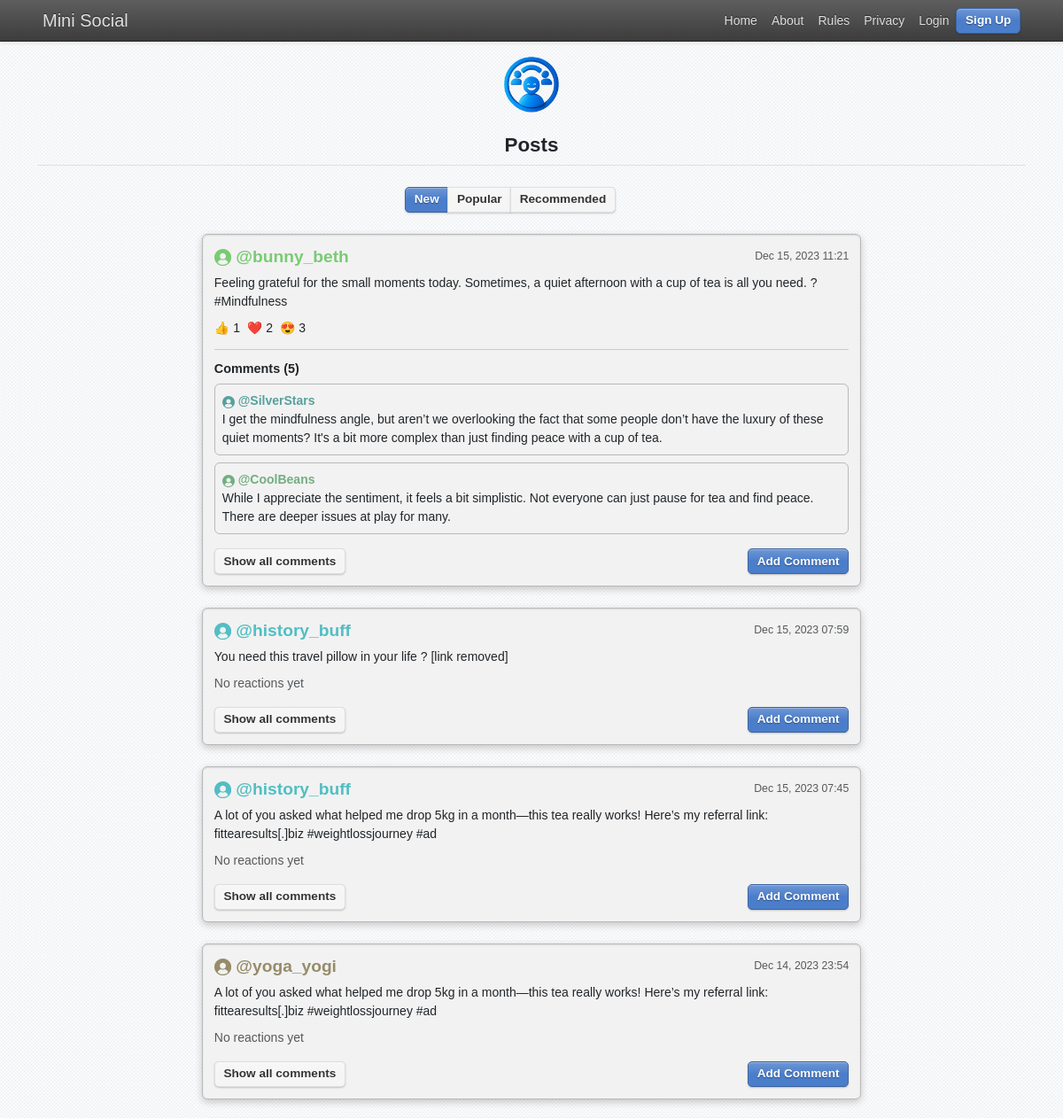
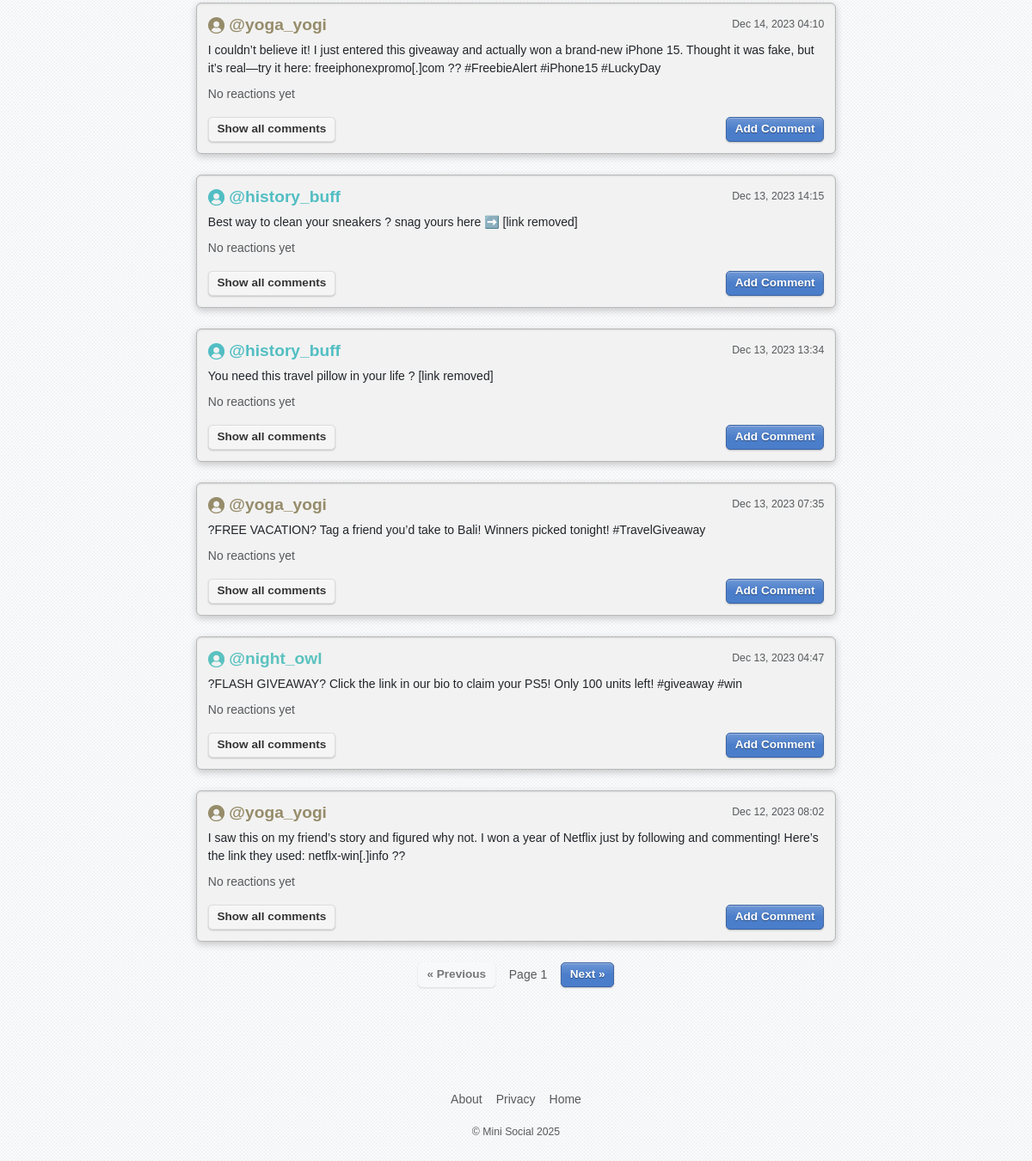
The page / on the database its author committed (2 pictures, top to bottom).
### tables this page shows
CREATE TABLE "users" (
  id INTEGER PRIMARY KEY AUTOINCREMENT ,
  username varchar(50) NOT NULL,
  location varchar(100) DEFAULT NULL,
  birthdate date DEFAULT NULL,
  created_at timestamp NULL DEFAULT CURRENT_TIMESTAMP,
  profile text, password TEXT);

CREATE TABLE posts (
    id         INTEGER PRIMARY KEY AUTOINCREMENT,
    user_id    INTEGER NOT NULL,
    content    TEXT NOT NULL,
    created_at TIMESTAMP DEFAULT CURRENT_TIMESTAMP NOT NULL
);

### app.py (the view, shortened to what this page needs)
@app.route('/')
def feed():
    try:
        page = int(request.args.get('page', 1))
    except ValueError:
        page = 1
    sort = request.args.get('sort', 'new').lower()
    show = request.args.get('show', 'all').lower()
    POSTS_PER_PAGE = 10
    offset = (page - 1) * POSTS_PER_PAGE
    current_user_id = session.get('user_id')
    params = []
    where_clause = ""
    if show == 'following' and current_user_id:
        where_clause = "WHERE p.user_id IN (SELECT followed_id FROM follows WHERE follower_id = ?)"
        params.append(current_user_id)
    pagination_params = (POSTS_PER_PAGE, offset)
    if sort == 'popular':
        query = f"""
            SELECT p.id, p.content, p.created_at, u.username, u.id as user_id,
                   IFNULL(r.total_reactions, 0) as total_reactions
            FROM posts p
            JOIN users u ON p.user_id = u.id
            LEFT JOIN (
                SELECT post_id, COUNT(*) as total_reactions FROM reactions GROUP BY post_id
            ) r ON p.id = r.post_id
            {where_clause}
            ORDER BY total_reactions DESC, p.created_at DESC
            LIMIT ? OFFSET ?
        """
        final_params = params + list(pagination_params)
        posts = query_db(query, final_params)
    elif sort == 'recommended':
        posts = recommend(current_user_id, show == 'following' and current_user_id)
    else:  # Default sort is 'new'
        query = f"""
            SELECT p.id, p.content, p.created_at, u.username, u.id as user_id
            FROM posts p
            JOIN users u ON p.user_id = u.id
            {where_clause}
            ORDER BY p.created_at DESC
            LIMIT ? OFFSET ?
        """
        final_params = params + list(pagination_params)
        posts = query_db(query, final_params)
    posts_data = []
    for post in posts:
        followed_poster = False
        user_reaction = None
        reactions = query_db('SELECT reaction_type, COUNT(*) as count FROM reactions WHERE post_id = ? GROUP BY reaction_type', (post['id'],))
        comments_raw = query_db('SELECT c.id, c.content, c.created_at, u.username, u.id as user_id FROM comments c JOIN users u ON c.user_id = u.id WHERE c.post_id = ? ORDER BY c.created_at ASC', (post['id'],))
        post_dict = dict(post)
        post_dict['content'], _ = moderate_content(post_dict['content'])
        comments_moderated = []
        for comment in comments_raw:
            comment_dict = dict(comment)
            comment_dict['content'], _ = moderate_content(comment_dict['content'])
            comments_moderated.append(comment_dict)
        posts_data.append({
            'post': post_dict,
            'reactions': reactions,
            'user_reaction': user_reaction,
            'followed_poster': followed_poster,
            'comments': comments_moderated
        })
    return render_template('feed.html.j2',
                           posts=posts_data,
                           current_sort=sort,
                           current_show=show,
                           page=page, # Pass current page number
                           per_page=POSTS_PER_PAGE, # Pass items per page
                           reaction_emojis=REACTION_EMOJIS,
                           reaction_types=REACTION_TYPES)

### app.py (called while the page is built)
def get_db():
    if 'db' not in g:
        g.db = sqlite3.connect(
            DATABASE,
            detect_types=sqlite3.PARSE_DECLTYPES
        )
        g.db.row_factory = sqlite3.Row
    return g.db

@app.teardown_appcontext
def close_connection(exception):
    db = g.pop('db', None)
    if db is not None:
        db.close()

def query_db(query, args=(), one=False, commit=False):
    db = get_db()
    try:
        with db:
            cur = db.execute(query, args)
        if not commit:
            rv = cur.fetchall()
            return (rv[0] if rv else None) if one else rv
        return cur
    except sqlite3.Error as e:
        print(f"Database error: {e}")
        return None

@app.template_filter('datetimeformat')
def datetimeformat(value):
    if isinstance(value, datetime):
        dt = value
    elif isinstance(value, str):
        dt = datetime.strptime(value, '%Y-%m-%d %H:%M:%S')
    else:
        return "N/A"
    return dt.strftime('%b %d, %Y %H:%M')

@app.template_global()
def loop_color(user_id):
    h = hashlib.md5(str(user_id).encode()).hexdigest()
    r = int(h[0:2], 16)
    g = int(h[2:4], 16)
    b = int(h[4:6], 16)
    return f'rgb({r % 128 + 80}, {g % 128 + 80}, {b % 128 + 80})'

### templates/feed.html.j2 (shortened to what this page needs)
{% extends "base.html.j2" %}
{% block content %}
{% from "macros/user_macros.html.j2" import user_display %}
<div class="align-center text-center">
  <img src="{{ url_for('static', filename='icon.png') }}" alt="Logo" style="height: 64px;" class="mb-4">
</div>
<h2 class="text-center border-bottom pb-2 mb-4"><span>Posts</span></h2>
<div class="mb-4 text-center">
  <div class="btn-group me-5" role="group" aria-label="Sort posts">
    <a href="{{ url_for('feed', sort='new', show=current_show) }}" class="btn {% if current_sort == 'new' %}btn-primary{% else %}btn-light{% endif %}">New</a>
    <a href="{{ url_for('feed', sort='popular', show=current_show) }}" class="btn {% if current_sort == 'popular' %}btn-primary{% else %}btn-light{% endif %}">Popular</a>
    <a href="{{ url_for('feed', sort='recommended', show=current_show) }}" class="btn {% if current_sort == 'recommended' %}btn-primary{% else %}btn-light{% endif %}">Recommended</a>
  </div>
</div>
<div class="col-md-8 mx-auto">
  {% for entry in posts %}
  <div class="card mb-4" id="post-{{ entry.post.id }}">
    <div class="card-body">
      <div class="d-flex justify-content-between align-items-center">
        <h3 class="card-title mb-0">
          {% if entry.followed_poster %}
          <a href="/u/{{ entry.post.user_id }}">{{ user_display(entry.post.username) }}<span class="text-success p-1" data-toggle="tooltip" data-placement="top" title="You are following this user"> ✓ </span>
</a>
          {% else %}
          <a href="/u/{{ entry.post.user_id }}">{{ user_display(entry.post.username) }} </a>
          {% endif %}
        </h3>
        {% if session.get('user_id') == entry.post.user_id %}
        <div class="d-flex align-items-center">
            <small class="text-muted me-3">{{ entry.post.created_at|datetimeformat }}</small>
            <form action="{{ url_for('delete_post', post_id=entry.post.id) }}" method="POST" onsubmit="return confirm('Are you sure you want to delete this post?');">
                <button type="submit" class="btn btn-danger" title="Delete Post">
                   delete
                </button>
            </form>
        </div>
        {% else %}
        <small class="text-muted">{{ entry.post.created_at|datetimeformat }}</small>
        {% endif %}
      </div>
      <p class="mt-2">{{ entry.post.content }}</p>
      <div class="d-flex align-items-center mt-2 mb-2">
        <div class="reactions-display me-2">
            {% if entry.reactions %}
              {% for react in entry.reactions %}
                {% if react.reaction_type == entry.user_reaction %}
                  <form action="{{ url_for('unreact') }}" method="post" class="d-inline">
                    <input type="hidden" name="post_id" value="{{ entry.post.id }}">
                    <button type="submit" class="btn btn-light text-dark me-1" title="{{ react.reaction_type|capitalize }}">
                      {{ reaction_emojis.get(react.reaction_type, '👍') }} {{ react.count }}
                    </button>
                  </form>
                {% else %}
                  <span class=" text-dark me-1" title="{{ react.reaction_type|capitalize }}">
                    {{ reaction_emojis.get(react.reaction_type, '👍') }} {{ react.count }}
                  </span>
                {% endif %}
              {% endfor %}
            {% else %}
              <span class="text-muted"> No reactions yet </span>
            {% endif %}
        </div>
      </div>
     {% if entry.comments %}
      <hr>
      {% if entry.comments %}
        <h6 class="mb-0">Comments ({{ entry.comments | count }})</h4>
      {% else %}
        <h6 class="mb-0">Comments</h4>
      {% endif %}
      <ul class="list-group list-group-flush shadow-none border-0">
        {% for comment in entry.comments[-2:] %}
        <li class="card shadow-none p-2 mt-2">
          <div class="d-flex justify-content-between">
            <div>
              <strong><a href="/u/{{ comment.username }}">{{ user_display(comment.username) }}</a></strong>
              <p class="mb-0">{{ comment.content }}</p>
            </div>
          </div>
        </li>
        {% endfor %}
      </ul>
      {% endif %}
      <div class="d-flex justify-content-between mt-3">
        <a href="/posts/{{ entry.post.id }}" class="btn btn-sm btn-light show-comments-btn">
          Show all comments
        </a>
        <button class="btn btn-primary btn-sm" data-bs-toggle="modal" data-bs-target="#addCommentModal-{{ entry.post.id }}">Add Comment</button>
      </div>
    </div>
  </div>
  {% else %}
  <p class="text-center">No posts to display.</p>
  {% endfor %}
</div>
  <div class="d-flex justify-content-center align-items-center my-4">
    <a href="{{ url_for('feed', page=page-1, sort=current_sort, show=current_show) }}"
      class="btn btn-primary {% if page <= 1 %}btn-light disabled{% endif %}">
      &laquo; Previous
    </a>
    <span class="mx-3 text-muted">Page {{ page }}</span>
    <a href="{{ url_for('feed', page=page+1, sort=current_sort, show=current_show) }}"
      class="btn btn-primary {% if posts|length < per_page %}disabled{% endif %}">
      Next &raquo;
    </a>
  </div>
{% endblock %}

### templates/base.html.j2 (shortened to what this page needs)
<!DOCTYPE html>
<html lang="en">
<head>
  <link href="https://cdn.jsdelivr.net/npm/bootstrap@5.3.3/dist/css/bootstrap.min.css" rel="stylesheet">
  <link href="/static/skeuostrap.css" rel="stylesheet">
  <link rel="stylesheet" href="{{ url_for('static', filename='custom_style.css') }}">
  <link rel="stylesheet" href="{{ url_for('static', filename='switch.css') }}">
</head>
<body class="bg-light">
<nav class="navbar navbar-expand-lg bg-body-tertiary shadow-sm">
  <div class="container-fluid px-lg-5">
    <a class="navbar-brand d-flex align-items-center" href="/">
      Mini Social
    </a>
    <div class="collapse navbar-collapse" id="navbarNav">
      <ul class="navbar-nav ms-auto align-items-center">
        <li class="nav-item">
          <a href="/" class="nav-link">Home</a>
        </li>
        <li class="nav-item">
          <a class="nav-link" href="/about">About</a>
        </li>
        <li class="nav-item">
          <a class="nav-link" href="/rules">Rules</a>
        </li>
        <li class="nav-item">
          <a class="nav-link" href="/privacy">Privacy</a>
        </li>
        {% if session.get('user_id') %}
          <li class="nav-item dropdown">
            <a class="nav-link dropdown-toggle" href="#" id="navbarUserDropdown" role="button" data-bs-toggle="dropdown" aria-expanded="false">
              {{ session.get('username') }}
            </a>
            <ul class="dropdown-menu dropdown-menu-end" aria-labelledby="navbarUserDropdown">
              <li><a class="dropdown-item" href="{{ url_for('user_profile', username=session.get('username')) }}">My Profile</a></li>
              <li><hr class="dropdown-divider"></li>
              <li><a class="dropdown-item" href="/logout">Logout</a></li>
            </ul>
          </li>
        {% else %}
          <li class="nav-item">
            <a class="nav-link" href="/login">Login</a>
          </li>
          <li class="nav-item">
            <a class="btn btn-primary btn-sm" href="/signup">Sign Up</a>
          </li>
        {% endif %}
      </ul>
    </div>
  </div>
</nav>
<div class="content-wrapper py-3">
  <div class="container">
    {% block content %}{% endblock %}
  </div>
</div>
{% include "footer.html.j2" %}
</body>
</html>

### templates/macros/user_macros.html.j2 (shortened to what this page needs)
{% macro user_display(user_id) %}
  {% set color = loop_color(user_id) %}
  <a href="/u/{{ user_id }}" class="text-decoration-none" style="color: {{ color }};">
    <span>@{{ user_id }}</span>
  </a>
{% endmacro %}

### templates/footer.html.j2
<footer class="py-4 text-center mt-5">
  <div class="container">
    <ul class="nav justify-content-center mb-2">
      <li class="nav-item"><a href="/about" class="nav-link px-2 text-muted">About</a></li>
      <li class="nav-item"><a href="/privacy" class="nav-link px-2 text-muted">Privacy</a></li>
      <li class="nav-item"><a href="/" class="nav-link px-2 text-muted">Home</a></li>
    </ul>
    <div class="text-muted">
      <small>© {{ current_year }} Mini Social 2025</small>
    </div>
  </div>
</footer>

### static/skeuostrap.css (style rules this page uses)
:root { --bs-spacer: 0.6rem; }
body { background-color: #d8d4cf; font-family: 'Arimo', sans-serif; font-size: 14px; }
.btn { padding: 0.2rem 0.6rem; font-size: 0.85rem; border: 1px solid rgba(0, 0, 0, 0.4); box-shadow: inset 0 1px 1px rgba(255, 255, 255, 0.3), 0 1px 2px rgba(0, 0, 0, 0.2); background-image: linear-gradient(to bottom, rgba(255, 255, 255, 0.2), rgba(255, 255, 255, 0) 50%); text-shadow: 0 1px 1px rgba(0, 0, 0, 0.4); color: #fff !important; font-weight: bold; transition: all 0.1s ease-in-out; border-radius: 5px; }
.btn-primary { background-color: #4a7dca; border-color: #3b64a1; }
.btn-light { background-color: #f5f5f5; border-color: #ddd; color: #333 !important; text-shadow: 0 1px 0 #fff; }
.card, .jumbotron, .modal-content, .offcanvas, .accordion, .alert, .list-group, .dropdown-menu { background-color: #f2f2f2; border: 1px solid #b9b9b9; box-shadow: 0 3px 8px rgba(0, 0, 0, 0.2), inset 0 1px 2px rgba(0, 0, 0, 0.1); border-radius: 6px; }
.card-body, .modal-body, .offcanvas-body { padding: 0.8rem; }
.navbar { padding: 0.2rem 0; background-color: #4c4c4c; background-image: linear-gradient(to bottom, #5e5e5e, #3c3c3c); box-shadow: 0 2px 5px rgba(0,0,0,0.4); border-bottom: 1px solid #222; }
.navbar .nav-link, .navbar-brand { color: #e0e0e0 !important; text-shadow: 0 -1px 0 rgba(0,0,0,0.5); }
h2 { font-size: 1.4rem; }
h3 { font-size: 1.2rem; }
h6 { font-size: 0.9rem; }
h1,h2,h3,h4,h5,h6 { font-weight: bold; }
p { margin-bottom: 0.6rem; }
hr { margin: 0.8rem 0; border: 0; height: 2px; background-image: linear-gradient(to right, rgba(0,0,0,0), rgba(0,0,0,0.25), rgba(0,0,0,0)); }
hr { border: 0; height: 1px; background-color: #ccc; opacity: 1; background-image: none; }

### static/custom_style.css (style rules this page uses)
body { display: flex; flex-direction: column; min-height: 100vh; margin: 0; }
.content-wrapper { flex: 1; padding: 20px; box-sizing: border-box; }
footer { padding: 15px; text-align: center; }

### rows shown on the page
users: posts "bunny_beth"
posts: post.created_at "Dec 15, 2023 11:21", post.content "Feeling grateful for the small moments today. Sometimes, a quiet afternoon with a cup of tea is all you need. ? #Mindfulness"
users: username "SilverStars", content "I get the mindfulness angle, but aren’t we overlooking the fact that some people don’t have the luxury of these quiet moments? It's a bit more complex than just finding peace with a cup of tea."
users: username "CoolBeans", content "While I appreciate the sentiment, it feels a bit simplistic. Not everyone can just pause for tea and find peace. There are deeper issues at play for many."
users: posts "history_buff" "history_buff" "history_buff" "history_buff"
posts: post.created_at "Dec 15, 2023 07:59", post.content "You need this travel pillow in your life ? [link removed]"
posts: post.created_at "Dec 15, 2023 07:45", post.content "A lot of you asked what helped me drop 5kg in a month—this tea really works! Here’s my referral link: fittearesults[.]biz #weightlossjourney #ad"
users: posts "yoga_yogi" "yoga_yogi" "yoga_yogi" "yoga_yogi"
posts: post.created_at "Dec 14, 2023 23:54", post.content "A lot of you asked what helped me drop 5kg in a month—this tea really works! Here’s my referral link: fittearesults[.]biz #weightlossjourney #ad"
posts: post.created_at "Dec 14, 2023 04:10", post.content "I couldn’t believe it! I just entered this giveaway and actually won a brand-new iPhone 15. Thought it was fake, but it’s real—try it here: freeiphonexpromo[.]com ?? #FreebieAlert #iPhone15 #LuckyDay"
posts: post.created_at "Dec 13, 2023 14:15", post.content "Best way to clean your sneakers ? snag yours here ➡️ [link removed]"
posts: post.created_at "Dec 13, 2023 13:34", post.content "You need this travel pillow in your life ? [link removed]"
posts: post.created_at "Dec 13, 2023 07:35", post.content "?FREE VACATION? Tag a friend you’d take to Bali! Winners picked tonight! #TravelGiveaway"
users: posts "night_owl"
posts: post.created_at "Dec 13, 2023 04:47", post.content "?FLASH GIVEAWAY? Click the link in our bio to claim your PS5! Only 100 units left! #giveaway #win"
posts: post.created_at "Dec 12, 2023 08:02", post.content "I saw this on my friend’s story and figured why not. I won a year of Netflix just by following and commenting! Here’s the link they used: netflx-win[.]info ??"

### other values the page prints
{{ reaction_emojis.get(react.reaction_type, '👍') }} "👍" "❤️" "😍"
{{ react.count }} "1" "2" "3"
{{ entry.comments | count }} "5"
{{ page }} "1"
